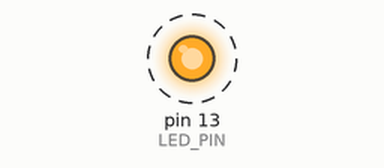
Recording of a sketch running on a simulated Arduino Uno, built with avr-gcc and run on an emulated ATmega328P. Parts: output pins drawn as LEDs (lit = HIGH). Dashed ring = blinking. What the sketch prints to the serial monitor is not drawn.

Above: at 0.5 s.
Timing chart, 0 to 4.6 s (numbered marks = the images above):
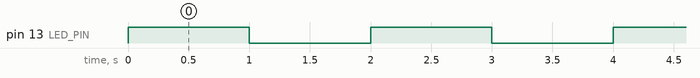

Measured:
- by itself, pin 13 (LED_PIN): alternates HIGH for 1.0 s and LOW for 1.0 s

The sketch:

GradedActivty1.ino
```cpp
/*
  Week 1 - Graded Activity: AlphaBot2 Startup Animation

  Learning objectives:
  - Combine digitalWrite(), delay(), and Serial.println() in one sequence
  - Use a variable that updates once per loop, separate from the LED timing itself

  Instructions:
  - Print a startup message once in setup()
  - In loop(), blink the LED fast twice, then once slowly
  - Increase the cycle counter once per loop and print it
  - Print "System Ready" at the end of each cycle
  - Fill the blanks " _______ " -> " with something as instructed "
*/

// ================= PIN DEFINITION =================
#define LED_PIN 13    // onboard LED

// ================= VARIABLE =================
int cycleCount = 0;   // counts how many times the loop (one full animation) has run

// ================= SETUP =================
void setup() {
  // TODO: Start Serial communication at 9600 baud
  Serial.begin(9600);

  // TODO: Set LED_PIN as OUTPUT
  pinMode(13, OUTPUT);

  // TODO: Print a startup message
  Serial.println("🤖Jarvis activate barn door protocol...");
}

// ================= LOOP =================
void loop() {

  // TODO: Blink the LED fast, twice
  digitalWrite(13, HIGH);
  delay(500);
  digitalWrite(13, HIGH);
  delay(500);
  digitalWrite(13, LOW);
  delay(500);
  digitalWrite(13, LOW);
  delay(500);

  // TODO: Blink the LED once, slowly
  digitalWrite(13, HIGH);
  delay(1000);
  digitalWrite(13, LOW);
  delay(1000);

  // TODO: Increase the cycle counter by 1
  cycleCount = cycleCount + 1;

  // TODO: Print the cycle counter
  Serial.print("Cycles Completed:");
  Serial.println(cycleCount);
}
```
